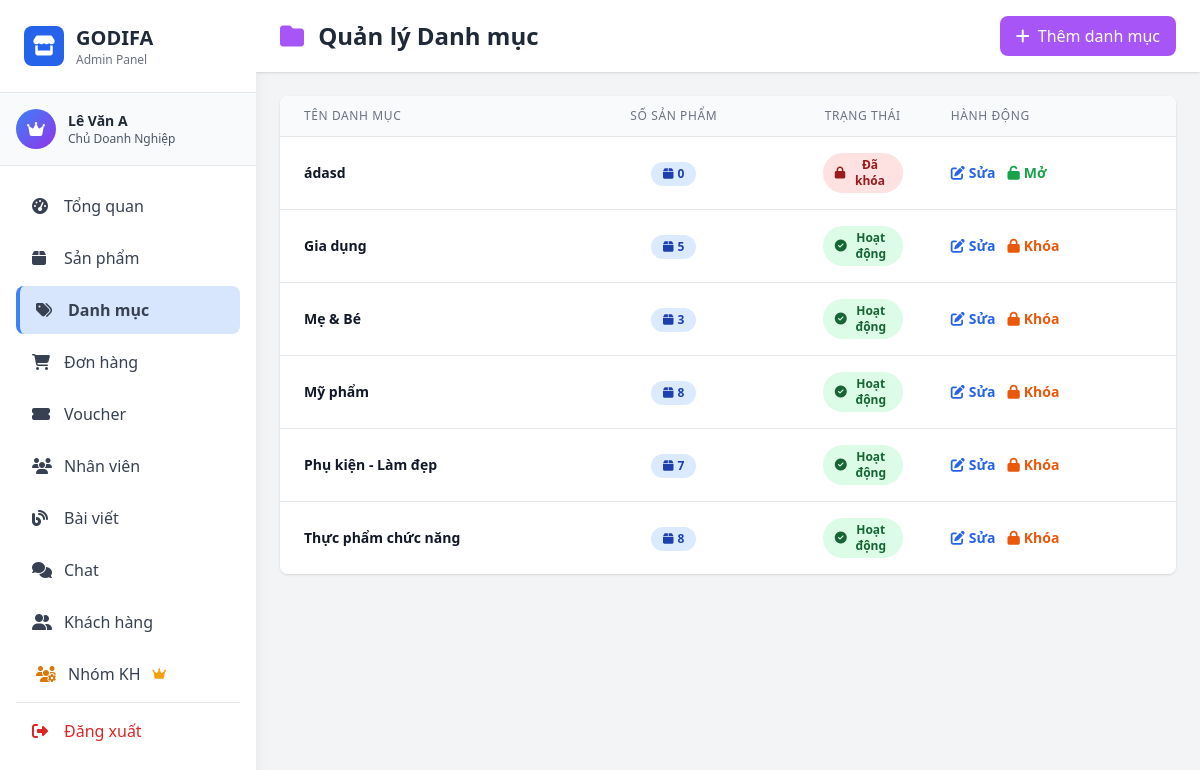
The page /admin/index.php?page=categories (signed in) on the database as committed earlier.
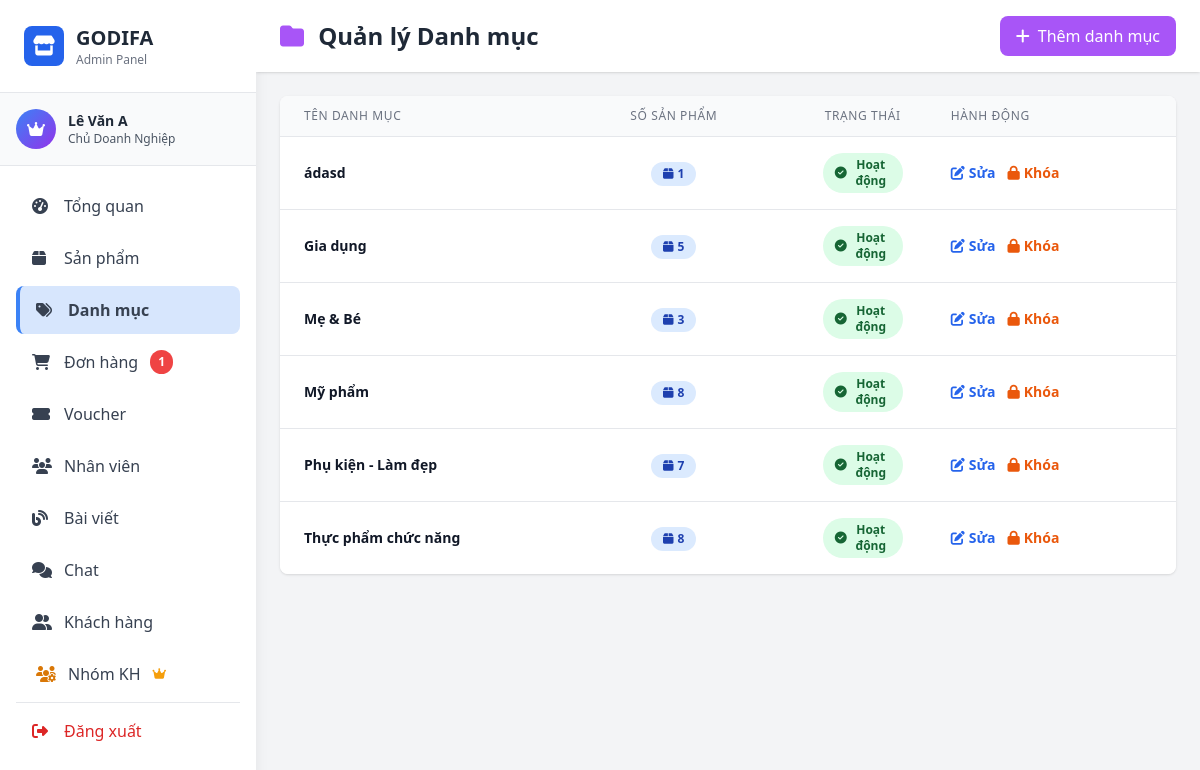
The same page on the database as committed later.
### tables this page shows
CREATE TABLE IF NOT EXISTS `category` (
  `categoryID` int NOT NULL AUTO_INCREMENT,
  `categoryName` varchar(150) NOT NULL,
  `status` tinyint(1) NOT NULL DEFAULT '1' COMMENT '1=Active, 0=Inactive',
  PRIMARY KEY (`categoryID`)
);

### model/mCategory.php (called while the page is built, shortened)
<?php
require_once __DIR__ . '/database.php';
class Category {
    private $conn;
    public function __construct() {
        $db = new clsKetNoi();
        $this->conn = $db->moKetNoi();
    }
    public function getAllCategories() {
        $sql = "SELECT * FROM category ORDER BY categoryName";
        $result = mysqli_query($this->conn, $sql);
        $categories = [];
        while ($row = mysqli_fetch_assoc($result)) {
            $categories[] = $row;
        }
        return $categories;
    }
    public function countProductsInCategory($id) {
        $sql = "SELECT COUNT(*) as total FROM product WHERE categoryID = ?";
        $stmt = mysqli_prepare($this->conn, $sql);
        mysqli_stmt_bind_param($stmt, "i", $id);
        mysqli_stmt_execute($stmt);
        $result = mysqli_stmt_get_result($stmt);
        $row = mysqli_fetch_assoc($result);
        return $row['total'];
    }
}
?>

### model/database.php (called while the page is built, shortened)
<?php
class Database {
    private static $instance = null;
    private $connection;
    private function __construct() {
        try {
            $this->connection = mysqli_connect(
                self::DB_HOST,
                self::DB_USER,
                self::DB_PASS,
                self::DB_NAME
            );
            mysqli_set_charset($this->connection, self::DB_CHARSET);
        } catch (Exception $e) {
            die("Database Error: " . $e->getMessage());
        }
    }
    public static function getInstance() {
        if (self::$instance === null) {
            self::$instance = new self();
        }
        return self::$instance;
    }
    public function getConnection() {
        return $this->connection;
    }
}
class clsKetNoi {
    public function moKetNoi() {
        return Database::getInstance()->getConnection();
    }
}
?>

### controller/admin/cCategory.php (called while the page is built, shortened)
<?php
require_once __DIR__ . '/../../model/mCategory.php';
class cCategory {
    private $categoryModel;
    public function __construct() {
        $this->categoryModel = new Category();
    }
    public function getAllCategories() {
        return $this->categoryModel->getAllCategories();
    }
    public function countProductsInCategory($categoryID) {
        return $this->categoryModel->countProductsInCategory($categoryID);
    }
}
?>

### admin/middleware/auth.php (called while the page is built, shortened)
<?php
function hasPermission($permission) {
    global $rolePermissions;
    $userRole = $_SESSION['role_id'] ?? 0;
    if ($userRole == ROLE_OWNER) {
        return true;
    }
    return in_array($permission, $rolePermissions[$userRole]);
}
?>

### model/mOrder.php (called while the page is built, shortened)
<?php
require_once __DIR__ . '/database.php';
class Order {
    private $conn;
    public function __construct() {
        $db = new clsKetNoi();
        $this->conn = $db->moKetNoi();
    }
    public function countByStatus($status) {
        $sql = "SELECT COUNT(*) as total FROM `order` WHERE paymentStatus = ?";
        $stmt = mysqli_prepare($this->conn, $sql);
        mysqli_stmt_bind_param($stmt, "s", $status);
        mysqli_stmt_execute($stmt);
        $result = mysqli_stmt_get_result($stmt);
        $row = mysqli_fetch_assoc($result);
        return $row['total'];
    }
}
?>

### admin/pages/categories.php (the view, shortened to what the changed rows need)
<?php
require_once __DIR__ . '/../../controller/admin/cCategory.php';
$categoryController = new cCategory();
$categories = $categoryController->getAllCategories();
include __DIR__ . '/../includes/header.php';
?>
<div class="flex h-screen bg-gray-100">
    <?php include __DIR__ . '/../includes/sidebar.php'; ?>
    <div class="flex-1 overflow-y-auto ml-64">
        <div class="bg-white shadow sticky top-0 z-10">
            <div class="px-6 py-4 flex flex-wrap justify-between items-center gap-4">
                <h1 class="text-xl md:text-2xl font-bold text-gray-800">
                    <i class="fas fa-folder text-purple-500 mr-2"></i>
                    Quản lý Danh mục
                </h1>
            </div>
        </div>
        <div class="p-6">
            <div class="bg-white rounded-lg shadow overflow-hidden">
                <div class="overflow-x-auto">
                    <table class="min-w-full divide-y divide-gray-200">
                    <thead class="bg-gray-50">
                        <tr>
                            <th style="width: 35%;" class="px-6 py-3 text-left text-xs font-medium text-gray-500 uppercase tracking-wider">
                                TÊN DANH MỤC
                            </th>
                            <th style="width: 15%;" class="px-6 py-3 text-center text-xs font-medium text-gray-500 uppercase tracking-wider">
                                SỐ SẢN PHẨM
                            </th>
                            <th style="width: 15%;" class="px-6 py-3 text-center text-xs font-medium text-gray-500 uppercase tracking-wider">
                                TRẠNG THÁI
                            </th>
                            <th style="width: 35%;" class="px-6 py-3 text-left text-xs font-medium text-gray-500 uppercase tracking-wider">
                                HÀNH ĐỘNG
                            </th>
                        </tr>
                    </thead>
                    <tbody class="bg-white divide-y divide-gray-200">
                        <?php
                        if (empty($categories)) {
                            echo '<tr><td colspan="4" class="px-6 py-8 text-center text-gray-500">
                                    <i class="fas fa-folder-open text-5xl text-gray-300 mb-3"></i>
                                    <p class="text-lg">Chưa có danh mục nào</p>
                                  </td></tr>';
                        } else {
                            foreach ($categories as $category):
                                $productCount = $categoryController->countProductsInCategory($category['categoryID']);
                                $status = isset($category['status']) ? $category['status'] : 1;
                        ?>
                        <tr class="hover:bg-gray-50 transition-colors">
                            <td class="px-6 py-4">
                                <div class="text-sm font-bold text-gray-900 truncate" title="<?= htmlspecialchars($category['categoryName']) ?>">
                                    <?= htmlspecialchars($category['categoryName']) ?>
                                </div>
                            </td>
                            <td class="px-6 py-4 text-center">
                                <span class="inline-flex items-center px-3 py-1 rounded-full text-xs font-bold bg-blue-100 text-blue-800">
                                    <i class="fas fa-box mr-1"></i>
                                    <?= $productCount ?>
                                </span>
                            </td>
                            <td class="px-6 py-4 text-center">
                                <?php if ($status == 1): ?>
                                    <span class="px-3 py-1 inline-flex items-center text-xs font-bold rounded-full bg-green-100 text-green-800">
                                        <i class="fas fa-check-circle mr-1"></i> Hoạt động
                                    </span>
                                <?php else: ?>
                                    <span class="px-3 py-1 inline-flex items-center text-xs font-bold rounded-full bg-red-100 text-red-800">
                                        <i class="fas fa-lock mr-1"></i> Đã khóa
                                    </span>
                                <?php endif; ?>
                            </td>
                            <td class="px-6 py-4 text-sm font-medium">
                                <?php if (hasPermission('manage_categories')): ?>
                                <div class="flex items-center justify-start space-x-3">
                                    <button onclick='openEditModal(<?= json_encode($category) ?>)'
                                            class="inline-flex items-center text-blue-600 hover:text-blue-900 font-semibold">
                                        <i class="fas fa-edit mr-1"></i> Sửa
                                    </button>
                                    <form method="POST" class="inline" onsubmit="return confirm('Bạn có chắc muốn thay đổi trạng thái danh mục này?')">
                                        <button type="submit" name="toggle_status"
                                                class="inline-flex items-center font-semibold <?= $status == 1 ? 'text-orange-600 hover:text-orange-900' : 'text-green-600 hover:text-green-900' ?>">
                                            <i class="fas <?= $status == 1 ? 'fa-lock' : 'fa-unlock' ?> mr-1"></i>
                                            <?= $status == 1 ? 'Khóa' : 'Mở' ?>
                                        </button>
                                    </form>
                                </div>
                                <?php else: ?>
                                <span class="text-gray-400 text-sm italic">Chỉ xem</span>
                                <?php endif; ?>
                            </td>
                        </tr>
                        <?php
                            endforeach;
                        }
                        ?>
                    </tbody>
                    </table>
                </div>
            </div>
        </div>
    </div>
</div>
<?php include __DIR__ . '/../includes/footer.php'; ?>

### admin/includes/sidebar.php (shortened to what the changed rows need)
<?php
require_once __DIR__ . '/../../model/mOrder.php';
$orderModel = new Order();
$pendingOrdersCount = $orderModel->countByStatus('Chờ thanh toán');
?>
<aside class="w-64 bg-white h-screen shadow-lg fixed left-0 top-0 overflow-y-auto">
    <div class="p-6 border-b border-gray-200">
        <a href="index.php" class="flex items-center space-x-3">
            <div>
                <h1 class="text-xl font-bold text-gray-800">GODIFA</h1>
            </div>
        </a>
    </div>
    <nav class="p-4 space-y-1">
        <?php if (hasPermission('view_orders')): ?>
        <a href="?page=orders" class="sidebar-link flex items-center space-x-3 px-4 py-3 rounded-lg text-gray-700">
            <i class="fas fa-shopping-cart w-5"></i>
            <span>Đơn hàng</span>
            <?php if ($pendingOrdersCount > 0): ?>
            <span class="ml-auto bg-red-500 text-white text-xs px-2 py-1 rounded-full font-semibold">
                <?php echo $pendingOrdersCount; ?>
            </span>
            <?php endif; ?>
        </a>
        <?php endif; ?>
    </nav>
</aside>

Rows that differ between the two databases and show on the page:
changed category "ádasd": productCount "0" → "1"; status "Đã khóa Mở" → "Hoạt động Khóa"
Other text that changed with them:
$pendingOrdersCount: (not shown) → "1"
